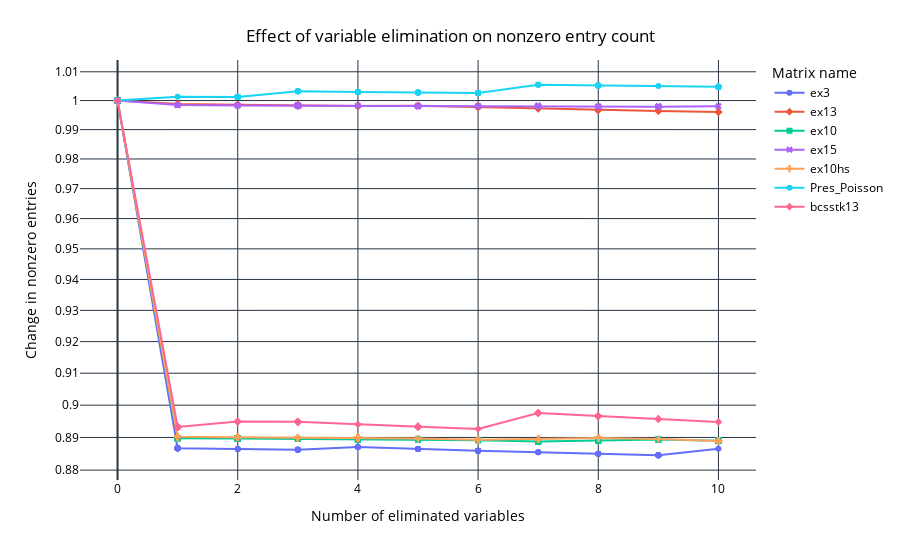

Notebook cell for this chart:
### Code cell
fig = px.line(partial_gauss_df, x="partial_gauss", y="z_percentage", color="matrix_name", symbol="matrix_name", log_y=True,
                 labels={
                     "partial_gauss": "Number of eliminated variables",
                     "z_percentage": "Change in nonzero entries",
                     "matrix_name": "Matrix name",
                 })
fig.update_layout(
    title={
        'text': "Effect of variable elimination on nonzero entry count",
        'x':0.5,
        'xanchor': 'center',
        'yanchor': 'top'
    },
    plot_bgcolor='white',   # Plot area background color
    paper_bgcolor='white',  # Entire figure background color
    font=dict(color='black'), # Font color
)
fig.show()

fig.write_image("plots/partial_gauss_nonzero_entries.pdf")
